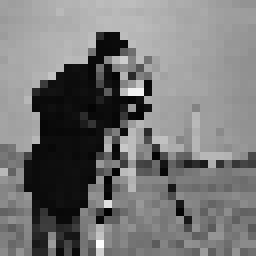
%> input picture DIP/down32.tif, 32 x 32 px (shown 8 times larger)
$ octave bilinear_inter.m   (GNU Octave 9; MATLAB toolbox functions it lacks are replaced by stand-ins)
%> lines starting %> are read from the running program, lines starting %| are printed output that depends on the picture
clear all
down32 = imread("DIP/down32.tif");
%> down32 is the input picture: size 32x32 uint8; min 1, max 254, mean 118.4
bilin = zeros(512,512);
for x = 1 : 16 : 512
    for y = 1 : 16 : 512
        bilin(x,y)=down32(ceil(x/16),ceil(y/16));
    end
end
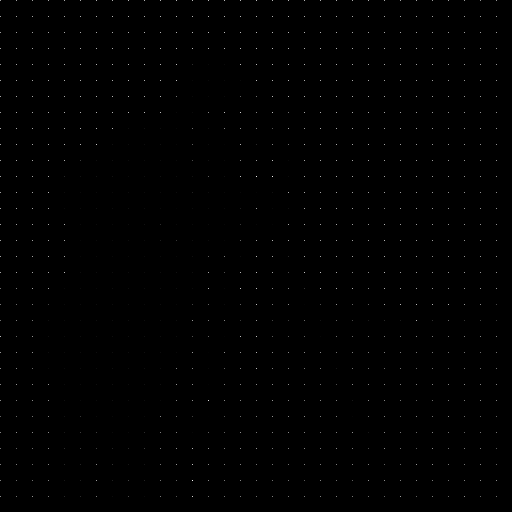
%> bilin: size 512x512 double; min 0, max 254, mean 0.5
%%
x1=1;
x2=17;
y1=1;
y2=17;
values=[];
xIndex=1;
yIndex=1;
for x = 1 : 16 : 512
    values=[values,x];
end

%%

for x = 1 : 512
    if(x>1 && ismember(x,values))
        xIndex = xIndex+1;
        if(xIndex<32)
            x1=values(xIndex);
            x2=values(xIndex+1);
        end
    end
    yIndex=1;
    y1=1;
    y2=17;
    for y = 1 : 512
        if(y>1 && ismember(y,values))
            yIndex = yIndex+1;
            if(yIndex<32)
                y1=values(yIndex);
                y2=values(yIndex+1);
            end
        end

        f1=((y2-y)/(y2-y1))*bilin(x1,y1) + ((y-y1)/(y2-y1))*bilin(x1,y2);
        f2=((y2-y)/(y2-y1))*bilin(x2,y1) + ((y-y1)/(y2-y1))*bilin(x2,y2);
        bilin(x,y)=((x2-x)/(x2-x1))*f1 + ((x-x1)/(x2-x1))*f2;
    end
end
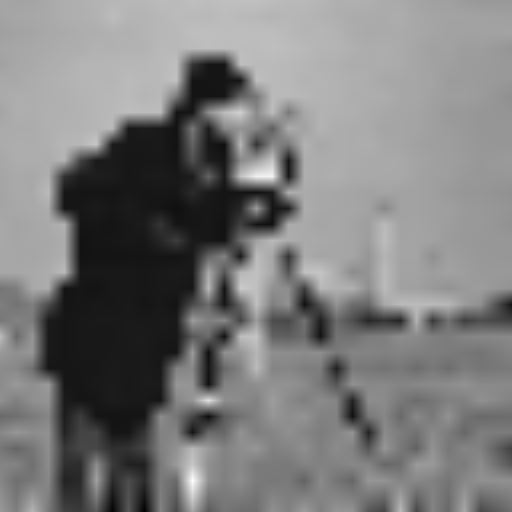
%> bilin: size 512x512 double; min -12.5, max 254, mean 117; drawn with min black and max white
%> after the loop, x1 = 481; x2 = 497; xIndex = 32
%%
figure(1);
subplot(2,1,1)
imshow(down32)
subplot(2,1,2)
imshow(bilin,[])
